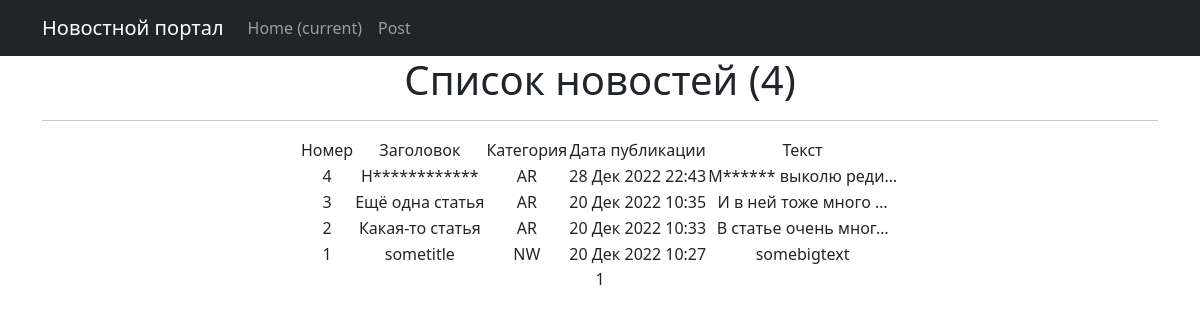
The page /news/ on the database as committed earlier.
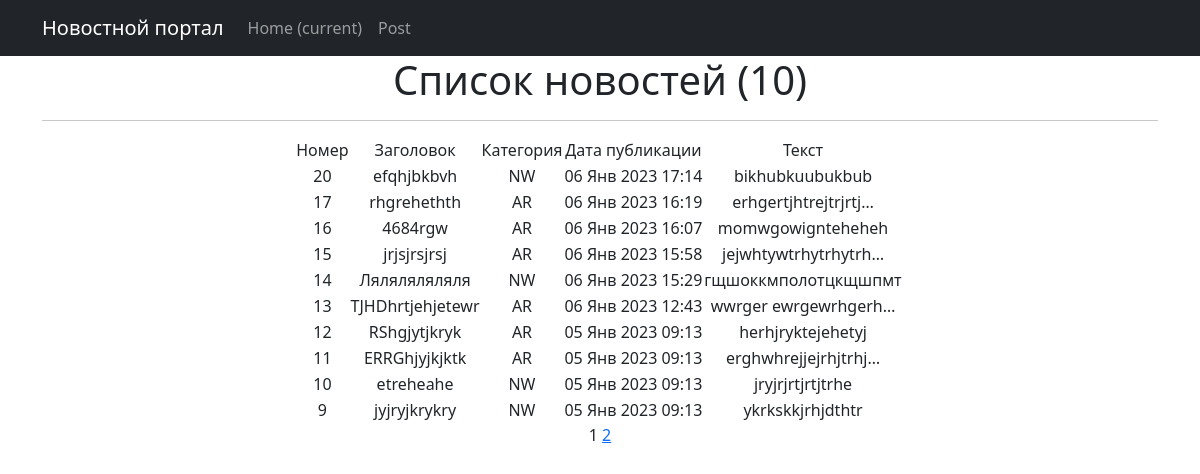
The same page on the database as committed later.
### news/models.py (models this page shows, shortened)
class Post(models.Model):
    author = models.ForeignKey(Author, on_delete=models.CASCADE)
    NEWS = 'NW'
    ARTICLE = 'AR'
    CATEGORY_CHOICES = (
        (NEWS, 'Новость'),
        (ARTICLE, 'Статья'),
    )
    category_type = models.CharField(max_length=2, choices=CATEGORY_CHOICES, default=ARTICLE)
    dateCreation = models.DateTimeField(auto_now_add=True)
    postCategory = models.ManyToManyField(Category, through="PostCategory")
    title = models.CharField(max_length=128)
    text = models.TextField()
    rating = models.SmallIntegerField(default=0)

### news/views.py (the view)
# urls.py: path('', NewsList.as_view(), name='news list'),
class NewsList(ListView):
    model = Post
    ordering = 'dateCreation'
    template_name = 'news.html'
    context_object_name = 'news'
    paginate_by = 10
    def get_queryset(self):
        return Post.objects.filter().order_by('-dateCreation')

### news/templatetags/custom_filters.py (called while the page is built)
@register.filter(name="censor")
def censor(value):
    if not isinstance(value, str):
        raise TypeError(f"Ошибка: переменная {value} должна быть строкой")
    for bw in value.split():
        if bw.lower() in bad_words:
            value = value.replace(bw, list(bw)[0] + ((len(bw) - 1) * "*"))
    return value

### templates/news.html (shortened to what this page needs)
{% extends 'flatpages/default.html' %}
{% load custom_filters %}
{% block content %}
    <h1>Список новостей ({{ news|length }})</h1>
    <hr>
    {% if news %}
        <table style="margin-left: auto; margin-right: auto;">
            <tr>
                <td>Номер</td>
                <td>Заголовок</td>
                <td>Категория</td>
                <td>Дата публикации</td>
                <td>Текст</td>
            </tr>
            {% for new in news %}
            <tr>
                <td>{{ new.id }}</td>
                <td>{{ new.title|censor }}</td>
                <td>{{ new.category_type }}</td>
                <td>{{ new.dateCreation|date:'d M Y H:i' }}</td>
                <td>{{ new.text|truncatechars:20|censor }}</td>
                <td>
                </td>
            </tr>
            {% endfor %}
        </table>
    {% else %}
        <h2>Новостей нет!</h2>
    {% endif %}
   {{ page_obj.number }}
   {% if page_obj.has_next %}
       <a href="?page={{ page_obj.next_page_number }}">{{ page_obj.next_page_number }}</a>
   {% endif %}
{% endblock content %}

Rows that differ between the two databases and show on the page:
no longer on this page (row unchanged): Post: id "4", title|censor "Н************", category_type "AR", dateCreation "28 Дек 2022 22:43", text|censor "М****** выколю реди…"
no longer on this page (row unchanged): Post: id "3", title|censor "Ещё одна статья", category_type "AR", dateCreation "20 Дек 2022 10:35", text|censor "И в ней тоже много …"
no longer on this page (row unchanged): Post: id "2", title|censor "Какая-то статья", category_type "AR", dateCreation "20 Дек 2022 10:33", text|censor "В статье очень мног…"
no longer on this page (row unchanged): Post: id "1", title|censor "sometitle", category_type "NW", dateCreation "20 Дек 2022 10:27", text|censor "somebigtext"
added Post: id "20", title|censor "efqhjbkbvh", category_type "NW", dateCreation "06 Янв 2023 17:14", text|censor "bikhubkuubukbub"
added Post: id "17", title|censor "rhgrehethth", category_type "AR", dateCreation "06 Янв 2023 16:19", text|censor "erhgertjhtrejtrjrtj…"
added Post: id "16", title|censor "4684rgw", category_type "AR", dateCreation "06 Янв 2023 16:07", text|censor "momwgowignteheheh"
added Post: id "15", title|censor "jrjsjrsjrsj", category_type "AR", dateCreation "06 Янв 2023 15:58", text|censor "jejwhtywtrhytrhytrh…"
added Post: id "14", title|censor "Ляляляляляля", category_type "NW", dateCreation "06 Янв 2023 15:29", text|censor "гщшоккмполотцкщшпмт"
added Post: id "13", title|censor "TJHDhrtjehjetewr", category_type "AR", dateCreation "06 Янв 2023 12:43", text|censor "wwrger ewrgewrhgerh…"
added Post: id "12", title|censor "RShgjytjkryk", category_type "AR", dateCreation "05 Янв 2023 09:13", text|censor "herhjryktejehetyj"
added Post: id "11", title|censor "ERRGhjyjkjktk", category_type "AR", dateCreation "05 Янв 2023 09:13", text|censor "erghwhrejjejrhjtrhj…"
added Post: id "10", title|censor "etreheahe", category_type "NW", dateCreation "05 Янв 2023 09:13", text|censor "jryjrjrtjrtjtrhe"
added Post: id "9", title|censor "jyjryjkrykry", category_type "NW", dateCreation "05 Янв 2023 09:13", text|censor "ykrkskkjrhjdthtr"
Other text that changed with them:
{{ news|length }}: "4" → "10"
{{ page_obj.next_page_number }}: (not shown) → "2"
